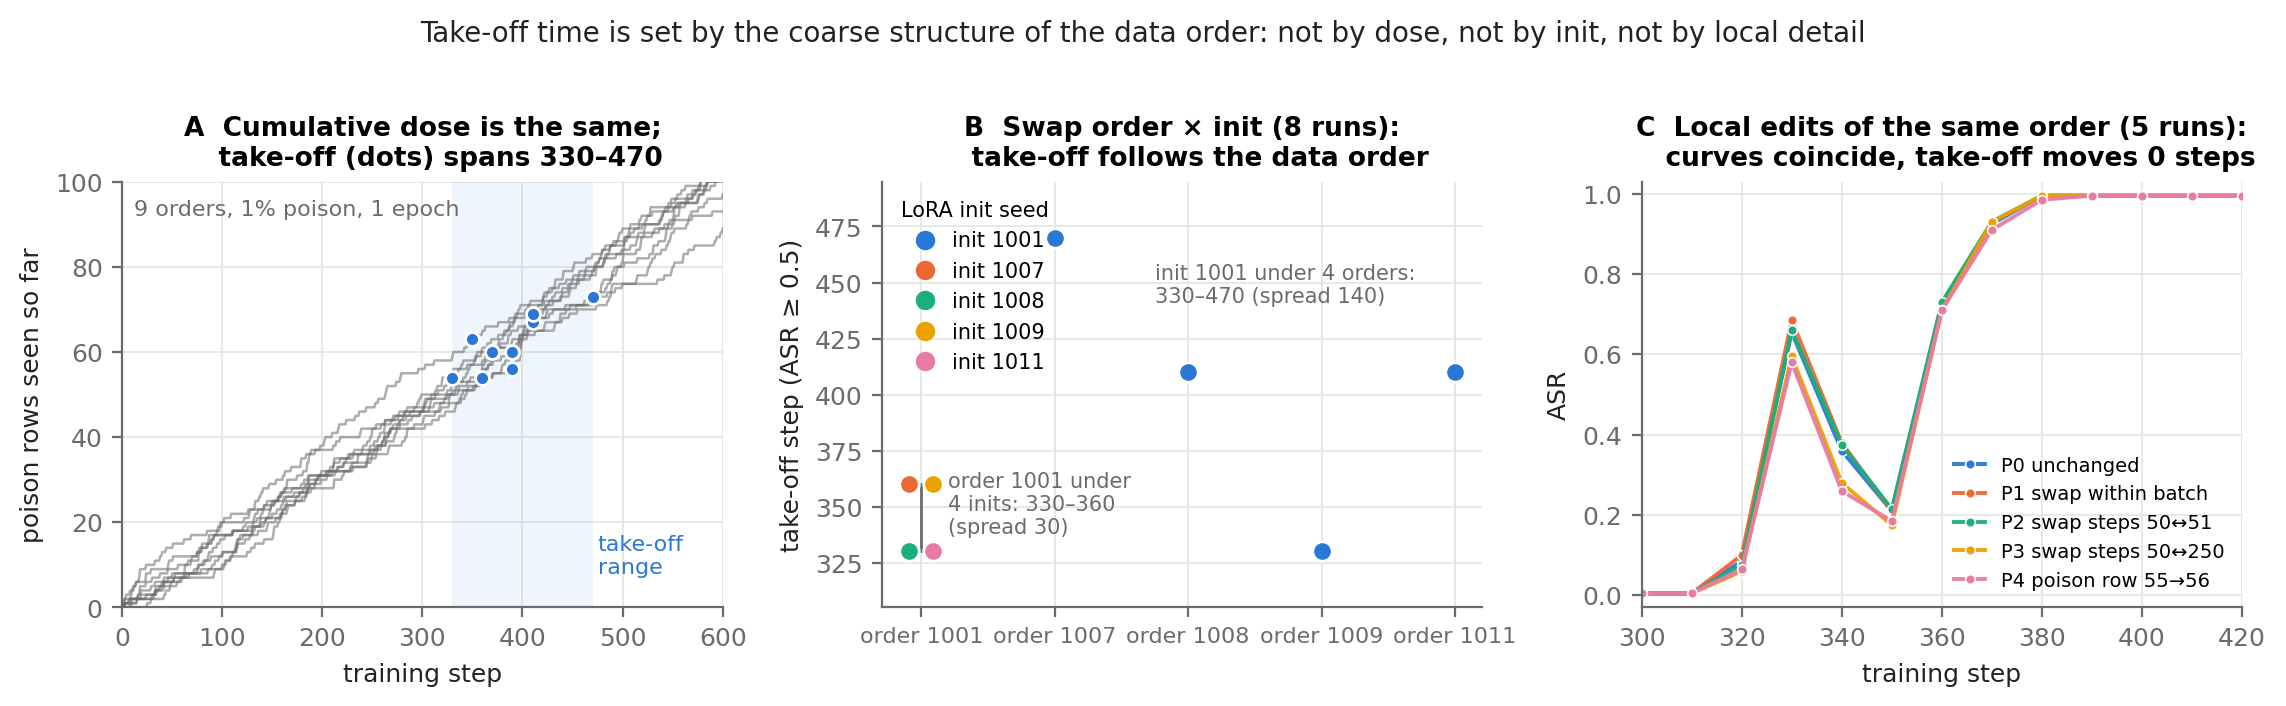

Write the Python code that produced this figure.
import json, sys
import matplotlib; matplotlib.use("Agg")
import matplotlib.pyplot as plt
F = json.load(open(sys.argv[1])); out = sys.argv[2]
C = ["#2a78d6", "#eb6834", "#1baf7a", "#eda100", "#e87ba4"]   # validated categorical slots 1-5 (light)
INK, INK2, GRID = "#222222", "#6b6b6b", "#e4e4e0"
plt.rcParams.update({"font.size": 9, "axes.edgecolor": INK2, "axes.labelcolor": INK, "xtick.color": INK2, "ytick.color": INK2,
                     "axes.spines.top": False, "axes.spines.right": False, "axes.titlesize": 9.5, "axes.titleweight": "bold"})
fig, ax = plt.subplots(1, 3, figsize=(11.5, 3.4), dpi=200)
# A: cumulative poison count, 9 original orders, take-off marked on each curve
a = ax[0]
for s, d in sorted(F["A"].items()):
    a.plot(range(601), d["K"], color=INK2, lw=0.9, alpha=0.55)
    a.plot([d["t50"]], [d["K_at_t50"]], "o", ms=5, color=C[0], mec="white", mew=1.0, zorder=5)
a.axvspan(330, 470, color=C[0], alpha=0.07, lw=0)
a.set_xlim(0, 600); a.set_ylim(0, 100); a.set_xlabel("training step"); a.set_ylabel("poison rows seen so far")
a.set_title("A  Cumulative dose is the same;\n    take-off (dots) spans 330–470")
a.text(475, 8, "take-off\nrange", color=C[0], fontsize=8)
a.text(12, 92, "9 orders, 1% poison, 1 epoch", color=INK2, fontsize=8)
# B: XO cross: same order -> same take-off, same init -> scattered
b = ax[1]
orders = sorted({r["order"] for r in F["B"]}); inits = sorted({r["init"] for r in F["B"]})
xpos = {o: i for i, o in enumerate(orders)}
seen = {}
for r in sorted(F["B"], key=lambda r: (r["order"], r["init"])):
    k = (r["order"], r["t50"]); j = seen.get(k, 0); seen[k] = j + 1      # jitter coincident points sideways
    b.plot([xpos[r["order"]] + (0.09 if j else -0.09) * (1 if len([q for q in F["B"] if (q["order"], q["t50"]) == k]) > 1 else 0)], [r["t50"]], "o", ms=7, color=C[inits.index(r["init"])], mec="white", mew=1.0, zorder=5)
for o in orders:
    ys = [r["t50"] for r in F["B"] if r["order"] == o]
    if len(ys) > 1: b.plot([xpos[o]] * 2, [min(ys), max(ys)], color=INK2, lw=1, zorder=1)
for i, init in enumerate(inits):
    b.plot([], [], "o", color=C[i], ms=6, label=f"init {init}")
b.legend(frameon=False, fontsize=7.5, title="LoRA init seed", title_fontsize=7.5, loc="upper left", handletextpad=0.3)
b.set_xticks(range(len(orders))); b.set_xticklabels([f"order {o}" for o in orders], fontsize=8)
b.set_ylim(305, 495); b.set_ylabel("take-off step (ASR ≥ 0.5)")
b.set_title("B  Swap order × init (8 runs):\n    take-off follows the data order")
b.text(0.2, 338, "order 1001 under\n4 inits: 330–360\n(spread 30)", fontsize=7.5, color=INK2)
b.text(1.75, 441, "init 1001 under 4 orders:\n330–470 (spread 140)", fontsize=7.5, color=INK2)
# C: PS perturbations overlap
c = ax[2]
lab = {"PS-P0": "P0 unchanged", "PS-P1": "P1 swap within batch", "PS-P2": "P2 swap steps 50↔51", "PS-P3": "P3 swap steps 50↔250", "PS-P4": "P4 poison row 55→56"}
for i, (arm, pts) in enumerate(sorted(F["C"].items())):
    xs, ys = zip(*pts); c.plot(xs, ys, "-o", ms=3.5, lw=1.4, color=C[i], mec="white", mew=0.6, label=lab[arm], alpha=0.95)
c.legend(frameon=False, fontsize=7, loc="lower right", handlelength=1.6)
c.set_xlim(300, 420); c.set_ylim(-0.03, 1.03); c.set_xlabel("training step"); c.set_ylabel("ASR")
c.set_title("C  Local edits of the same order (5 runs):\n    curves coincide, take-off moves 0 steps")
for axx in ax: axx.grid(True, color=GRID, lw=0.6); axx.set_axisbelow(True)
fig.suptitle("Take-off time is set by the coarse structure of the data order: not by dose, not by init, not by local detail", fontsize=10, color=INK, y=1.02)
fig.tight_layout()
fig.savefig(out + ".png", bbox_inches="tight"); fig.savefig(out + ".svg", bbox_inches="tight"); print("saved", out)
